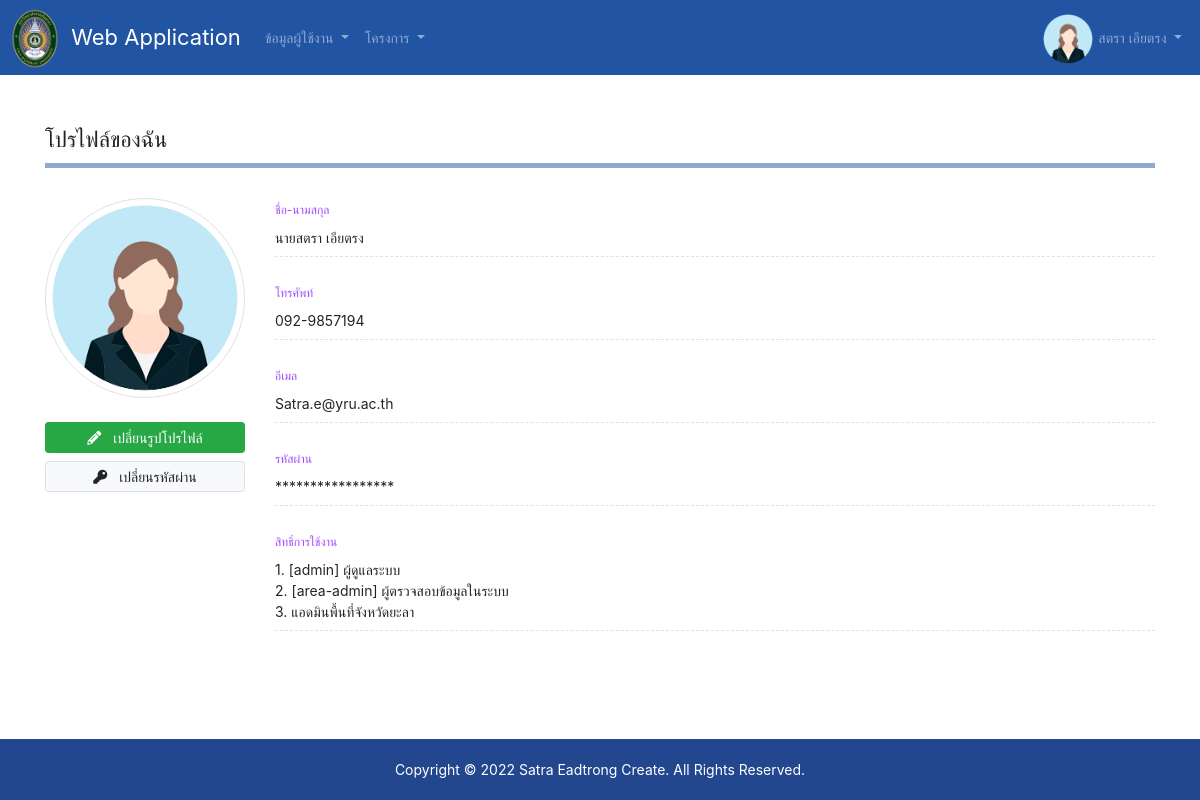
The page /?page=all-profile (signed in) on the database its author committed.
### tables this page shows
CREATE TABLE `user_level` (
  `user_id` int(11) NOT NULL,
  `level_id` int(11) NOT NULL,
  `date` datetime NOT NULL,
  `user` int(11) NOT NULL
);

CREATE TABLE `level` (
  `level_id` int(11) NOT NULL,
  `program_code` varchar(255) NOT NULL,
  `level_name` varchar(255) NOT NULL,
  `level_desc` varchar(255) NOT NULL
);

CREATE TABLE `user_area` (
  `user_id` int(11) NOT NULL,
  `province_id` varchar(2) NOT NULL,
  `is_admin` varchar(1) NOT NULL COMMENT 'Y: เป็นแอดมินพื้นที่\r\nN: ไม่เป็นแอดมินพื้นที่',
  `date` datetime NOT NULL,
  `user` int(11) NOT NULL
);

CREATE TABLE `province` (
  `province_id` varchar(2) NOT NULL COMMENT 'รหัสจังหวัด',
  `province_name_thai` varchar(200) NOT NULL COMMENT 'ชื่อจังหวัดภาษาไทย',
  `province_name_eng` varchar(200) NOT NULL COMMENT 'ชื่อจังหวัดภาษาอังกฤษ'
);

### php/func.php (called while the page is built, shortened)
<?php
    function GetUser() {
    	global $DATABASE;
    	$email = @$_SESSION["email"];
    	$password = @$_SESSION["password"];
    	$sql = "
            SELECT
                user.*,
                ip.item_prefix_name
            FROM user
                INNER JOIN item_prefix ip ON ip.item_prefix_id=user.item_prefix_id
            WHERE user.email='".$email."' AND user.password='".$password."' AND user.`status`='Y'
        ";
    	$obj = $DATABASE->QueryObj($sql);
    	if( sizeof($obj)==1 ) {
            unset($obj[0]["password"]);
            $sql = "
                SELECT *
                FROM level
                    LEFT JOIN user_level ON user_level.level_id=level.level_id AND user_level.user_id='".$obj[0]["user_id"]."'
                ORDER BY level.level_id
            ";
            $obj2 = $DATABASE->QueryObj($sql);
            $obj[0]["level"] = array();
            foreach($obj2 as $row) {
                $obj[0]["level"][$row["program_code"]] = ($row["user_id"]==$obj[0]["user_id"])? "Y" : "N";
            }
    		return $obj[0];
    	}
    	return null;
    }

### php/config.all.php (called while the page is built, shortened)
<?php
    if( $_SERVER["HTTP_HOST"]=="pts.yru.ac.th" ) {
        $ROOT = "/pts/";
        $MODE = "production";
        $HOST = "localhost";
        $USER = "";
        $PASS = "";
        $DBNAME = "";
    } else {
        $HOST = "localhost";
        $USER = "root";
        $PASS = "";
        $DBNAME = "db_projectapi";
    }
    $DATABASE = new Database($HOST, $USER, $PASS, $DBNAME);
    $USER = GetUser();

### php/class.database.php (called while the page is built, shortened)
<?php
	class Database {
		var $host = null;
		var $user = null;
		var $pass = null;
		var $dbname = null;
		var $charset = null;
		var $conn = null;
		public function __construct($host, $user, $pass, $dbname, $charset="UTF8") {
			$this->host = $host;
			$this->user = $user;
			$this->pass = $pass;
			$this->dbname = $dbname;
			$this->charset = $charset;
		}
		public function Close() {
			if(!$this->conn->connect_error) return $this->conn->close();
			return null;
		}
		private function Connect() {
			$host = $this->host;
			$user = $this->user;
			$pass = $this->pass;
			$dbname = $this->dbname;
			$this->conn = @new mysqli( $host , $user , $pass, $dbname );
			$this->conn->query("SET NAMES ".$this->charset);
			$this->conn->query("SET sql_mode = 'NO_AUTO_CREATE_USER,NO_ENGINE_SUBSTITUTION'");
		}
		public function Query($sql) {
			$q = $this->conn->query($sql);
			return $q;
		}
		public function QueryObj($sql, $index="") {
			$obj = array();
			$result = $this->Query($sql);
			while($row = $result->fetch_assoc()) {
				if($index=="") $obj[] = $row;
                else $obj[$row[$index]] = $row;
			}
			return $obj;
		}
	}

### php/autoload.php (called while the page is built, shortened)
<?php
    include_once("class.database.php");
    include_once("func.php");
    include_once("config.all.php");

### pages/all-profile/view.php (the view, shortened to what this page needs)
<div id="content-title">
    โปรไฟล์ของฉัน
</div>
<div id="content-body">
    <div id="profile" class="row">
        <div class="col-md-auto">
            <div class="profile-image">
                <a href="Javascript:">
                    <img id="profile-image" class="img-thumbnail mb-4" src="./files/user/<?php echo $USER["image"]; ?>"
                        onerror="ImageError(this, './files/user/default.png')" alt="Profile Image">
                </a>
                <div id="edit" class="mb-2">
                    <button type="button" id="btn-edit" class="btn btn-success btn-sm btn-block"><i
                            class="fas fa-pencil-alt mr-2"></i> เปลี่ยนรูปโปรไฟล์</button>
                </div>
                <a href="./?page=all-changepass" class="btn btn-light btn-sm border btn-block"><i
                        class="fas fa-key mr-2"></i> เปลี่ยนรหัสผ่าน</a>
            </div>
        </div>
        <div class="col">
            <div class="mb-4">
                <label>ชื่อ-นามสกุล</label>
                <div class="detail"><?php echo $USER["item_prefix_name"]; ?><?php echo $USER["user_name"]; ?>
                    <?php echo $USER["user_lname"]; ?></div>
            </div>
            <div class="mb-4">
                <label>โทรศัพท์</label>
                <div class="detail"><?php echo $USER["phone"]; ?></div>
            </div>
            <div class="mb-4">
                <label>อีเมล</label>
                <div class="detail"><?php echo $USER["email"]; ?></div>
            </div>
            <div class="mb-4">
                <label>รหัสผ่าน</label>
                <div class="detail">
                    <?php
                        for ($i=0; $i < strlen($USER["email"]); $i++) {
                            echo "*";
                        }
                    ?>
                </div>
            </div>
            <div class="mb-4">
                <label>สิทธิ์การใช้งาน</label>
                <div class="detail">
                    <?php
                        $txt = "";
                        $count = 1;
                        $sql = "
                            SELECT
                                `level`.*,
                                user_level.user_id
                            FROM `level`
                                LEFT JOIN user_level ON user_level.level_id=`level`.level_id AND user_level.user_id='".$USER["user_id"]."'
                            ORDER BY `level`.level_id
                        ";
                        $obj = $DATABASE->QueryObj($sql);
                        foreach($obj as $key=>$row) {
                            if( $row["user_id"]!="" ) {
                                $txt .= "<div>".$count.". [".$row["program_code"]."] ".$row["level_name"]."</div>";
                                $count++;
                            }
                        }
                        $sql = "
                            SELECT
                                user_area.is_admin,
                                province.province_name_thai
                            FROM user_area
                                INNER JOIN province ON province.province_id=user_area.province_id
                            WHERE user_area.user_id='".$USER["user_id"]."'
                        ";
                        $obj = $DATABASE->QueryObj($sql);
                        foreach($obj as $key=>$row) {
                            if( $row["is_admin"]=="Y" ) {
                                $txt .= "<div>".$count.". แอดมินพื้นที่จังหวัด".$row["province_name_thai"]."</div>";
                                $count++;
                            } else {
                                $txt .= "<div>".$count.". อาสาบันทึกแบบสอบถามพื้นที่จังหวัด".$row["province_name_thai"]."</div>";
                                $count++;
                            }
                        }
                        echo $txt;
                    ?>
                </div>
            </div>
        </div>
    </div>
</div>

### assets/index.css (style rules this page uses)
html { position: relative; min-height: 100%; }
body { padding-bottom: 64px; overflow-x: hidden; font-size: 14px; }
#content-title { margin-bottom: 30px; padding-bottom: 7px; border-bottom: 5px solid #90a9d0; font-size: 22px; }

### pages/all-profile/view.css (style rules this page uses)
#profile .profile-image { width: 200px; height: 200px; margin-bottom: 10px; }
#profile .profile-image img { width: 100%; height: 100%; border-radius: 50%; }
#profile label { font-size: 12px; color: #a24bff; }
#profile .detail { border-bottom: dashed 1px #e1e1e1; padding-bottom: 8px; }

### rows shown on the page
user_level: level.program_code "admin", level.level_name "ผู้ดูแลระบบ"
user_level: level.program_code "area-admin", level.level_name "ผู้ตรวจสอบข้อมูลในระบบ"
user_area: province.province_name_thai "ยะลา"

### other values the page prints
$USER['user_name'] "สตรา"
$USER['user_lname'] "เอียตรง"
$USER["item_prefix_name"] "นาย"
$USER["user_name"] "สตรา"
$USER["user_lname"] "เอียตรง"
$USER["phone"] "092-9857194"
$USER["email"] "Satra.e@yru.ac.th"
